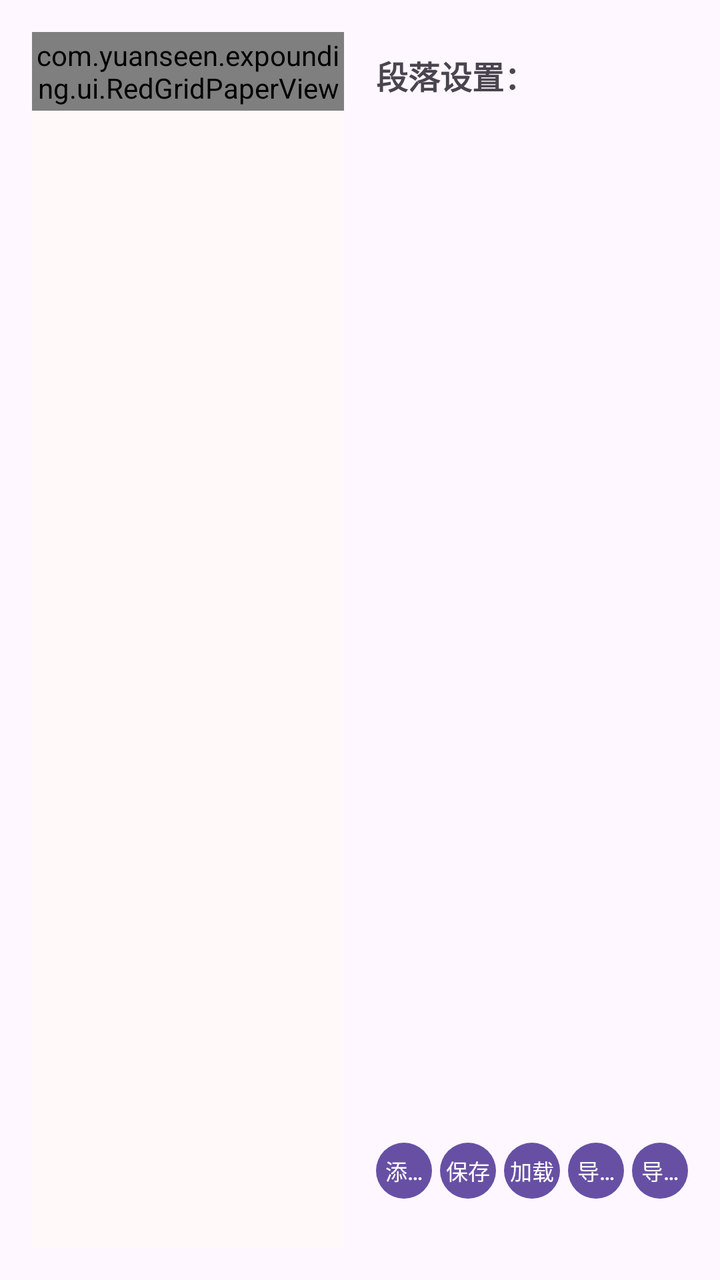
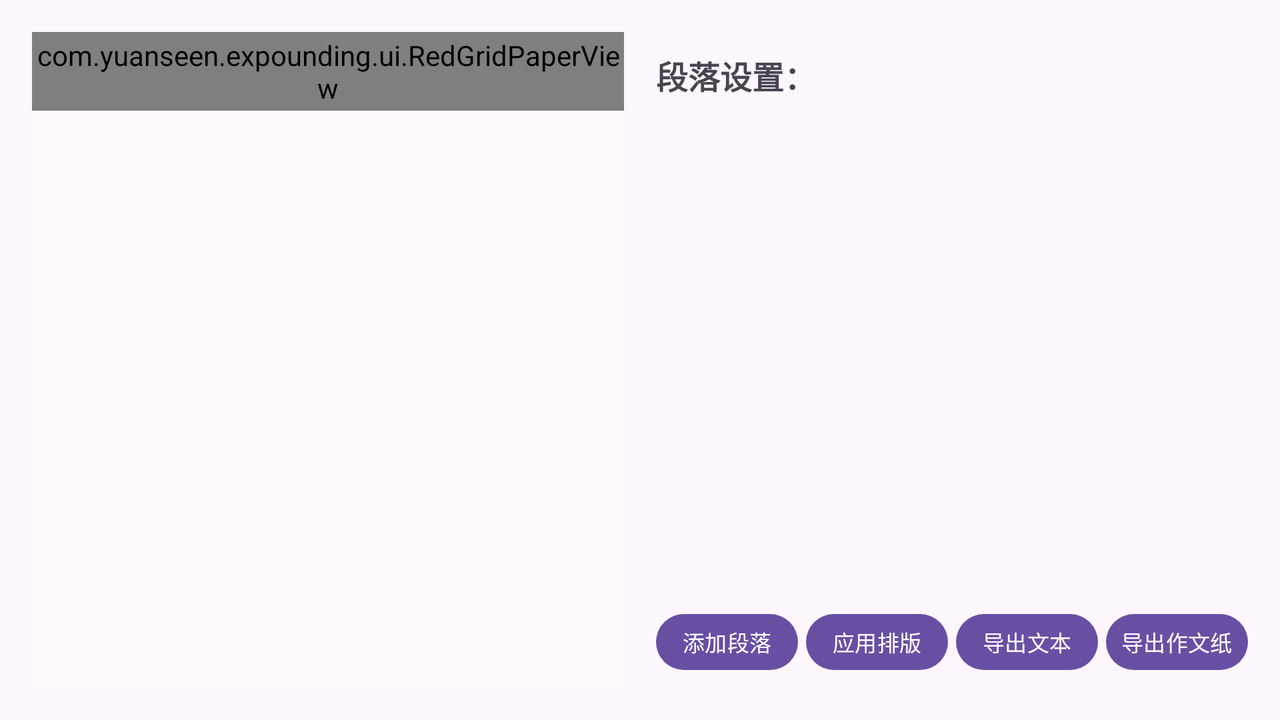

An Android layout and its configuration variant, each rendered on a device that would load it. The default file and the variant file are quoted in full after the pictures.
<!-- AndroidManifest.xml: application theme Theme.Expounding -->
<!-- res/layout/activity_main.xml -->
<?xml version="1.0" encoding="utf-8"?>
<LinearLayout xmlns:android="http://schemas.android.com/apk/res/android"
    android:layout_width="match_parent"
    android:layout_height="match_parent"
    android:orientation="horizontal"
    android:padding="16dp">

    
    <ScrollView
        android:layout_width="0dp"
        android:layout_height="match_parent"
        android:layout_weight="1"
        android:layout_marginEnd="16dp"
        android:background="#FFF9F9">

        <com.yuanseen.expounding.ui.RedGridPaperView
            android:id="@+id/redGridPaper"
            android:layout_width="match_parent"
            android:layout_height="wrap_content"
            android:padding="2dp"/>

    </ScrollView>

    
    <LinearLayout
        android:layout_width="0dp"
        android:layout_height="match_parent"
        android:layout_weight="1"
        android:orientation="vertical">

        <TextView
            android:layout_width="match_parent"
            android:layout_height="wrap_content"
            android:text="段落设置："
            android:textSize="16sp"
            android:textStyle="bold"
            android:paddingTop="10dp"
            android:layout_marginBottom="8dp"/>

        <androidx.recyclerview.widget.RecyclerView
            android:id="@+id/recyclerView"
            android:layout_width="match_parent"
            android:layout_height="0dp"
            android:layout_weight="8"
            android:layout_marginBottom="8dp"/>

        
        <LinearLayout
            android:layout_width="match_parent"
            android:layout_height="0dp"
            android:layout_weight="1"
            android:orientation="horizontal"
            android:layout_marginBottom="8dp"
            android:gravity="center_vertical">

            <Button
                android:id="@+id/btnAddParagraph"
                android:layout_width="0dp"
                android:layout_height="36dp"
                android:layout_weight="1"
                android:layout_marginEnd="4dp"
                android:text="添加段落"
                android:textSize="11sp"
                android:padding="0dp"
                android:paddingStart="2dp"
                android:paddingEnd="2dp"
                android:minHeight="36dp"
                android:maxLines="1"
                android:ellipsize="end"/>

            <Button
                android:id="@+id/btnSave"
                android:layout_width="0dp"
                android:layout_height="36dp"
                android:layout_weight="1"
                android:layout_marginEnd="4dp"
                android:text="保存"
                android:textSize="11sp"
                android:padding="0dp"
                android:paddingStart="2dp"
                android:paddingEnd="2dp"
                android:minHeight="36dp"
                android:maxLines="1"
                android:ellipsize="end"/>

            <Button
                android:id="@+id/btnLoad"
                android:layout_width="0dp"
                android:layout_height="36dp"
                android:layout_weight="1"
                android:layout_marginEnd="4dp"
                android:text="加载"
                android:textSize="11sp"
                android:padding="0dp"
                android:paddingStart="2dp"
                android:paddingEnd="2dp"
                android:minHeight="36dp"
                android:maxLines="1"
                android:ellipsize="end"/>

            <Button
                android:id="@+id/btnExportText"
                android:layout_width="0dp"
                android:layout_height="36dp"
                android:layout_weight="1"
                android:layout_marginEnd="4dp"
                android:text="导出文本"
                android:textSize="11sp"
                android:padding="0dp"
                android:paddingStart="2dp"
                android:paddingEnd="2dp"
                android:minHeight="36dp"
                android:maxLines="1"
                android:ellipsize="end"/>

            <Button
                android:id="@+id/btnExportImage"
                android:layout_width="0dp"
                android:layout_height="36dp"
                android:layout_weight="1"
                android:text="导出作文纸"
                android:textSize="11sp"
                android:padding="0dp"
                android:paddingStart="2dp"
                android:paddingEnd="2dp"
                android:minHeight="36dp"
                android:maxLines="1"
                android:ellipsize="end"/>

        </LinearLayout>

    </LinearLayout>

</LinearLayout>
<!-- resources referenced by this layout -->
<resources>
  <!-- from res/values-v23/ -->
  <style name="Theme.Expounding" parent="Base.Theme.Expounding">
      
      <item name="android:navigationBarColor">@android:color/transparent</item>
      <item name="android:statusBarColor">@android:color/transparent</item>
      <item name="android:windowLightStatusBar">?attr/isLightTheme</item>
    </style>
  <style name="Base.Theme.Expounding" parent="Theme.Material3.DayNight.NoActionBar">
          
          
      </style>
</resources>
<!-- res/layout-land/activity_main.xml (the repository's variant of the layout above) -->
<!-- drawn on the phone turned sideways -->
<?xml version="1.0" encoding="utf-8"?>
<LinearLayout xmlns:android="http://schemas.android.com/apk/res/android"
    android:layout_width="match_parent"
    android:layout_height="match_parent"
    android:orientation="horizontal"
    android:padding="16dp">

    
    <ScrollView
        android:layout_width="0dp"
        android:layout_height="match_parent"
        android:layout_weight="1"
        android:layout_marginEnd="16dp"
        android:background="#FFF9F9">

        <com.yuanseen.expounding.ui.RedGridPaperView
            android:id="@+id/redGridPaper"
            android:layout_width="match_parent"
            android:layout_height="wrap_content"
            android:padding="2dp"/>

    </ScrollView>

    
    <LinearLayout
        android:layout_width="0dp"
        android:layout_height="match_parent"
        android:layout_weight="1"
        android:orientation="vertical">

        <TextView
            android:layout_width="match_parent"
            android:layout_height="wrap_content"
            android:text="段落设置："
            android:textSize="16sp"
            android:textStyle="bold"
            android:paddingTop="10dp"
            android:layout_marginBottom="8dp"/>

        <androidx.recyclerview.widget.RecyclerView
            android:id="@+id/recyclerView"
            android:layout_width="match_parent"
            android:layout_height="0dp"
            android:layout_weight="8"
            android:layout_marginBottom="8dp"/>

        
        <LinearLayout
            android:layout_width="match_parent"
            android:layout_height="0dp"
            android:layout_weight="1"
            android:orientation="horizontal"
            android:layout_marginBottom="8dp"
            android:gravity="center_vertical">

            <Button
                android:id="@+id/btnAddParagraph"
                android:layout_width="0dp"
                android:layout_height="36dp"
                android:layout_weight="1"
                android:layout_marginEnd="4dp"
                android:text="添加段落"
                android:textSize="11sp"
                android:padding="0dp"
                android:paddingStart="2dp"
                android:paddingEnd="2dp"
                android:minHeight="36dp"
                android:maxLines="1"
                android:ellipsize="end"/>

            <Button
                android:id="@+id/btnApply"
                android:layout_width="0dp"
                android:layout_height="36dp"
                android:layout_weight="1"
                android:layout_marginEnd="4dp"
                android:text="应用排版"
                android:textSize="11sp"
                android:padding="0dp"
                android:paddingStart="2dp"
                android:paddingEnd="2dp"
                android:minHeight="36dp"
                android:maxLines="1"
                android:ellipsize="end"/>

            <Button
                android:id="@+id/btnExportText"
                android:layout_width="0dp"
                android:layout_height="36dp"
                android:layout_weight="1"
                android:layout_marginEnd="4dp"
                android:text="导出文本"
                android:textSize="11sp"
                android:padding="0dp"
                android:paddingStart="2dp"
                android:paddingEnd="2dp"
                android:minHeight="36dp"
                android:maxLines="1"
                android:ellipsize="end"/>

            <Button
                android:id="@+id/btnExportImage"
                android:layout_width="0dp"
                android:layout_height="36dp"
                android:layout_weight="1"
                android:text="导出作文纸"
                android:textSize="11sp"
                android:padding="0dp"
                android:paddingStart="2dp"
                android:paddingEnd="2dp"
                android:minHeight="36dp"
                android:maxLines="1"
                android:ellipsize="end"/>

        </LinearLayout>

    </LinearLayout>

</LinearLayout>
